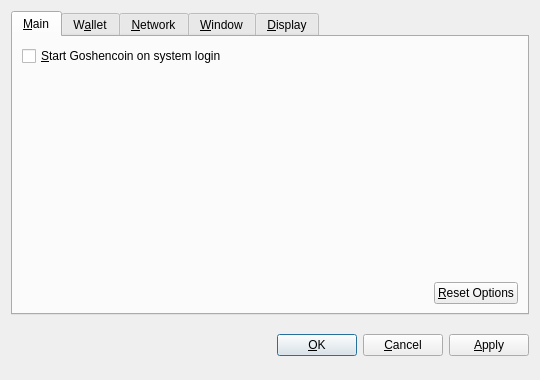
<?xml version="1.0" encoding="UTF-8"?>
<ui version="4.0">
 <class>OptionsDialog</class>
 <widget class="QDialog" name="OptionsDialog">
  <property name="geometry">
   <rect>
    <x>0</x>
    <y>0</y>
    <width>540</width>
    <height>380</height>
   </rect>
  </property>
  <property name="windowTitle">
   <string>Options</string>
  </property>
  <property name="modal">
   <bool>true</bool>
  </property>
  <layout class="QVBoxLayout" name="verticalLayout">
   <item>
    <widget class="QTabWidget" name="tabWidget">
     <property name="tabPosition">
      <enum>QTabWidget::North</enum>
     </property>
     <property name="currentIndex">
      <number>0</number>
     </property>
     <widget class="QWidget" name="tabMain">
      <attribute name="title">
       <string>&amp;Main</string>
      </attribute>
      <layout class="QVBoxLayout" name="verticalLayout_Main">
       <item>
        <widget class="QCheckBox" name="bitcoinAtStartup">
         <property name="toolTip">
          <string>Automatically start Goshencoin after logging in to the system.</string>
         </property>
         <property name="text">
          <string>&amp;Start Goshencoin on system login</string>
         </property>
        </widget>
       </item>
       <item>
        <spacer name="verticalSpacer_Main">
         <property name="orientation">
          <enum>Qt::Vertical</enum>
         </property>
         <property name="sizeHint" stdset="0">
          <size>
           <width>20</width>
           <height>40</height>
          </size>
         </property>
        </spacer>
       </item>
       <item>
        <layout class="QHBoxLayout" name="horizontalLayout_2_Main">
         <item>
          <spacer name="horizontalSpacer_2_Main">
           <property name="orientation">
            <enum>Qt::Horizontal</enum>
           </property>
           <property name="sizeHint" stdset="0">
            <size>
             <width>40</width>
             <height>20</height>
            </size>
           </property>
          </spacer>
         </item>
         <item>
          <widget class="QPushButton" name="resetButton">
           <property name="toolTip">
            <string>Reset all client options to default.</string>
           </property>
           <property name="text">
            <string>&amp;Reset Options</string>
           </property>
           <property name="autoDefault">
            <bool>false</bool>
           </property>
          </widget>
         </item>
        </layout>
       </item>
      </layout>
     </widget>
     <widget class="QWidget" name="tabWallet">
      <attribute name="title">
       <string>W&amp;allet</string>
      </attribute>
      <layout class="QVBoxLayout" name="verticalLayout_Network">
       <item>
        <widget class="QLabel" name="transactionFeeInfoLabel">
         <property name="text">
          <string>Optional transaction fee per kB that helps make sure your transactions are processed quickly. Most transactions are 1 kB.</string>
         </property>
         <property name="textFormat">
          <enum>Qt::PlainText</enum>
         </property>
         <property name="wordWrap">
          <bool>true</bool>
         </property>
        </widget>
       </item>
       <item>
        <layout class="QHBoxLayout" name="horizontalLayout_1_Main">
         <item>
          <widget class="QLabel" name="transactionFeeLabel">
           <property name="text">
            <string>Pay transaction &amp;fee</string>
           </property>
           <property name="textFormat">
            <enum>Qt::PlainText</enum>
           </property>
           <property name="buddy">
            <cstring>transactionFee</cstring>
           </property>
          </widget>
         </item>
         <item>
          <widget class="BitcoinAmountField" name="transactionFee"/>
         </item>
         <item>
          <spacer name="horizontalSpacer_1_Main">
           <property name="orientation">
            <enum>Qt::Horizontal</enum>
           </property>
           <property name="sizeHint" stdset="0">
            <size>
             <width>40</width>
             <height>20</height>
            </size>
           </property>
          </spacer>
         </item>
        </layout>
       </item>
       <item>
        <widget class="QLabel" name="label">
         <property name="text">
          <string>If you disable the spending of unconfirmed change, the change from a transaction cannot be used until that transaction has at least one confirmation. This also affects how your balance is computed.</string>
         </property>
         <property name="wordWrap">
          <bool>true</bool>
         </property>
        </widget>
       </item>
       <item>
        <widget class="QCheckBox" name="spendZeroConfChange">
         <property name="text">
          <string>Spend unconfirmed change  (experts only)</string>
         </property>
        </widget>
       </item>
       <item>
        <spacer name="verticalSpacer">
         <property name="orientation">
          <enum>Qt::Vertical</enum>
         </property>
         <property name="sizeHint" stdset="0">
          <size>
           <width>20</width>
           <height>40</height>
          </size>
         </property>
        </spacer>
       </item>
      </layout>
     </widget>
     <widget class="QWidget" name="tabNetwork">
      <attribute name="title">
       <string>&amp;Network</string>
      </attribute>
      <layout class="QVBoxLayout" name="verticalLayout_Network">
       <item>
        <widget class="QCheckBox" name="mapPortUpnp">
         <property name="toolTip">
          <string>Automatically open the Goshencoin client port on the router. This only works when your router supports UPnP and it is enabled.</string>
         </property>
         <property name="text">
          <string>Map port using &amp;UPnP</string>
         </property>
        </widget>
       </item>
       <item>
        <widget class="QCheckBox" name="connectSocks">
         <property name="toolTip">
          <string>Connect to the Goshencoin network through a SOCKS proxy (e.g. when connecting through Tor).</string>
         </property>
         <property name="text">
          <string>&amp;Connect through SOCKS proxy:</string>
         </property>
        </widget>
       </item>
       <item>
        <layout class="QHBoxLayout" name="horizontalLayout_Network">
         <item>
          <widget class="QLabel" name="proxyIpLabel">
           <property name="text">
            <string>Proxy &amp;IP:</string>
           </property>
           <property name="textFormat">
            <enum>Qt::PlainText</enum>
           </property>
           <property name="buddy">
            <cstring>proxyIp</cstring>
           </property>
          </widget>
         </item>
         <item>
          <widget class="QValidatedLineEdit" name="proxyIp">
           <property name="maximumSize">
            <size>
             <width>140</width>
             <height>16777215</height>
            </size>
           </property>
           <property name="toolTip">
            <string>IP address of the proxy (e.g. 127.0.0.1)</string>
           </property>
          </widget>
         </item>
         <item>
          <widget class="QLabel" name="proxyPortLabel">
           <property name="text">
            <string>&amp;Port:</string>
           </property>
           <property name="textFormat">
            <enum>Qt::PlainText</enum>
           </property>
           <property name="buddy">
            <cstring>proxyPort</cstring>
           </property>
          </widget>
         </item>
         <item>
          <widget class="QLineEdit" name="proxyPort">
           <property name="maximumSize">
            <size>
             <width>55</width>
             <height>16777215</height>
            </size>
           </property>
           <property name="toolTip">
            <string>Port of the proxy (e.g. 9050)</string>
           </property>
          </widget>
         </item>
         <item>
          <widget class="QLabel" name="socksVersionLabel">
           <property name="text">
            <string>SOCKS &amp;Version:</string>
           </property>
           <property name="textFormat">
            <enum>Qt::PlainText</enum>
           </property>
           <property name="buddy">
            <cstring>socksVersion</cstring>
           </property>
          </widget>
         </item>
         <item>
          <widget class="QValueComboBox" name="socksVersion">
           <property name="toolTip">
            <string>SOCKS version of the proxy (e.g. 5)</string>
           </property>
          </widget>
         </item>
         <item>
          <spacer name="horizontalSpacer_Network">
           <property name="orientation">
            <enum>Qt::Horizontal</enum>
           </property>
           <property name="sizeHint" stdset="0">
            <size>
             <width>40</width>
             <height>20</height>
            </size>
           </property>
          </spacer>
         </item>
        </layout>
       </item>
       <item>
        <spacer name="verticalSpacer_Network">
         <property name="orientation">
          <enum>Qt::Vertical</enum>
         </property>
         <property name="sizeHint" stdset="0">
          <size>
           <width>20</width>
           <height>40</height>
          </size>
         </property>
        </spacer>
       </item>
      </layout>
     </widget>
     <widget class="QWidget" name="tabWindow">
      <attribute name="title">
       <string>&amp;Window</string>
      </attribute>
      <layout class="QVBoxLayout" name="verticalLayout_Window">
       <item>
        <widget class="QCheckBox" name="minimizeToTray">
         <property name="toolTip">
          <string>Show only a tray icon after minimizing the window.</string>
         </property>
         <property name="text">
          <string>&amp;Minimize to the tray instead of the taskbar</string>
         </property>
        </widget>
       </item>
       <item>
        <widget class="QCheckBox" name="minimizeOnClose">
         <property name="toolTip">
          <string>Minimize instead of exit the application when the window is closed. When this option is enabled, the application will be closed only after selecting Quit in the menu.</string>
         </property>
         <property name="text">
          <string>M&amp;inimize on close</string>
         </property>
        </widget>
       </item>
       <item>
        <spacer name="verticalSpacer_Window">
         <property name="orientation">
          <enum>Qt::Vertical</enum>
         </property>
         <property name="sizeHint" stdset="0">
          <size>
           <width>20</width>
           <height>40</height>
          </size>
         </property>
        </spacer>
       </item>
      </layout>
     </widget>
     <widget class="QWidget" name="tabDisplay">
      <attribute name="title">
       <string>&amp;Display</string>
      </attribute>
      <layout class="QVBoxLayout" name="verticalLayout_Display">
       <item>
        <layout class="QHBoxLayout" name="horizontalLayout_1_Display">
         <item>
          <widget class="QLabel" name="langLabel">
           <property name="text">
            <string>User Interface &amp;language:</string>
           </property>
           <property name="textFormat">
            <enum>Qt::PlainText</enum>
           </property>
           <property name="buddy">
            <cstring>lang</cstring>
           </property>
          </widget>
         </item>
         <item>
          <widget class="QValueComboBox" name="lang">
           <property name="toolTip">
            <string>The user interface language can be set here. This setting will take effect after restarting Goshencoin.</string>
           </property>
          </widget>
         </item>
        </layout>
       </item>
       <item>
        <layout class="QHBoxLayout" name="horizontalLayout_2_Display">
         <item>
          <widget class="QLabel" name="unitLabel">
           <property name="text">
            <string>&amp;Unit to show amounts in:</string>
           </property>
           <property name="textFormat">
            <enum>Qt::PlainText</enum>
           </property>
           <property name="buddy">
            <cstring>unit</cstring>
           </property>
          </widget>
         </item>
         <item>
          <widget class="QValueComboBox" name="unit">
           <property name="toolTip">
            <string>Choose the default subdivision unit to show in the interface and when sending coins.</string>
           </property>
          </widget>
         </item>
        </layout>
       </item>
       <item>
        <widget class="QCheckBox" name="displayAddresses">
         <property name="toolTip">
          <string>Whether to show Goshencoin addresses in the transaction list or not.</string>
         </property>
         <property name="text">
          <string>&amp;Display addresses in transaction list</string>
         </property>
        </widget>
       </item>
       <item>
        <widget class="QCheckBox" name="coinControlFeatures">
         <property name="toolTip">
          <string>Whether to show coin control features or not.</string>
         </property>
         <property name="text">
          <string>Display coin &amp;control features (experts only!)</string>
         </property>
        </widget>
       </item>
       <item>
        <spacer name="verticalSpacer_Display">
         <property name="orientation">
          <enum>Qt::Vertical</enum>
         </property>
         <property name="sizeHint" stdset="0">
          <size>
           <width>20</width>
           <height>40</height>
          </size>
         </property>
        </spacer>
       </item>
      </layout>
     </widget>
    </widget>
   </item>
   <item>
    <layout class="QHBoxLayout" name="horizontalLayout_Buttons">
     <item>
      <spacer name="horizontalSpacer_1">
       <property name="orientation">
        <enum>Qt::Horizontal</enum>
       </property>
       <property name="sizeHint" stdset="0">
        <size>
         <width>40</width>
         <height>48</height>
        </size>
       </property>
      </spacer>
     </item>
     <item>
      <widget class="QLabel" name="statusLabel">
       <property name="font">
        <font>
         <weight>75</weight>
         <bold>true</bold>
        </font>
       </property>
       <property name="text">
        <string/>
       </property>
       <property name="textFormat">
        <enum>Qt::PlainText</enum>
       </property>
       <property name="wordWrap">
        <bool>true</bool>
       </property>
      </widget>
     </item>
     <item>
      <spacer name="horizontalSpacer_2">
       <property name="orientation">
        <enum>Qt::Horizontal</enum>
       </property>
       <property name="sizeHint" stdset="0">
        <size>
         <width>40</width>
         <height>48</height>
        </size>
       </property>
      </spacer>
     </item>
     <item>
      <widget class="QPushButton" name="okButton">
       <property name="text">
        <string>&amp;OK</string>
       </property>
      </widget>
     </item>
     <item>
      <widget class="QPushButton" name="cancelButton">
       <property name="text">
        <string>&amp;Cancel</string>
       </property>
       <property name="autoDefault">
        <bool>false</bool>
       </property>
      </widget>
     </item>
     <item>
      <widget class="QPushButton" name="applyButton">
       <property name="text">
        <string>&amp;Apply</string>
       </property>
       <property name="autoDefault">
        <bool>false</bool>
       </property>
      </widget>
     </item>
    </layout>
   </item>
  </layout>
 </widget>
 <customwidgets>
  <customwidget>
   <class>BitcoinAmountField</class>
   <extends>QSpinBox</extends>
   <header>bitcoinamountfield.h</header>
  </customwidget>
  <customwidget>
   <class>QValueComboBox</class>
   <extends>QComboBox</extends>
   <header>qvaluecombobox.h</header>
  </customwidget>
  <customwidget>
   <class>QValidatedLineEdit</class>
   <extends>QLineEdit</extends>
   <header>qvalidatedlineedit.h</header>
  </customwidget>
 </customwidgets>
 <resources/>
 <connections/>
</ui>
